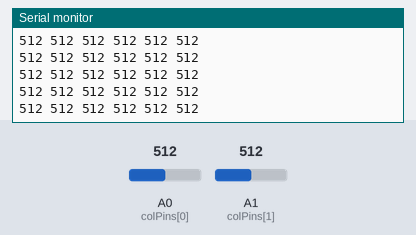
A program run on a simulated Arduino Uno, built with avr-gcc and run on an emulated ATmega328P. Shown: the last lines printed to the serial monitor. The test bench sets the inputs (shaded band); at power-on: A0 (colPins[0]) = 512, A1 (colPins[1]) = 512.

Above: at 1.2 s.
1.3 s: A0 (colPins[0]) set to 716
At 1.36 s:
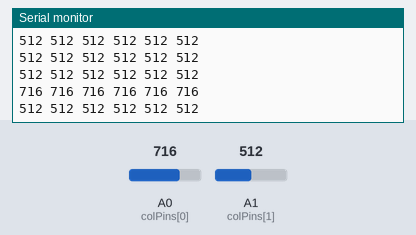
2.8 s: A1 (colPins[1]) set to 306
At 2.86 s:
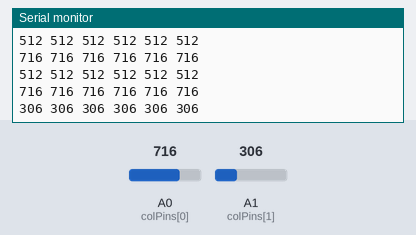
4.3 s: A0 (colPins[0]) set to 900
At 4.31 s:
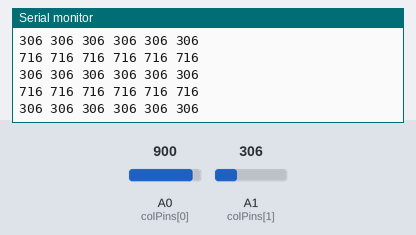
5.8 s: A1 (colPins[1]) set to 122
At 5.81 s:
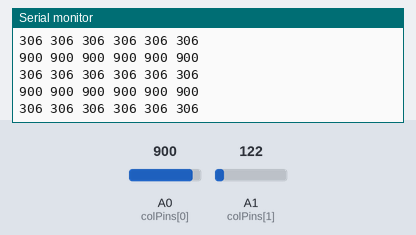
Timing chart, 0 to 8.8 s (numbered marks = the images above; inputs shaded):
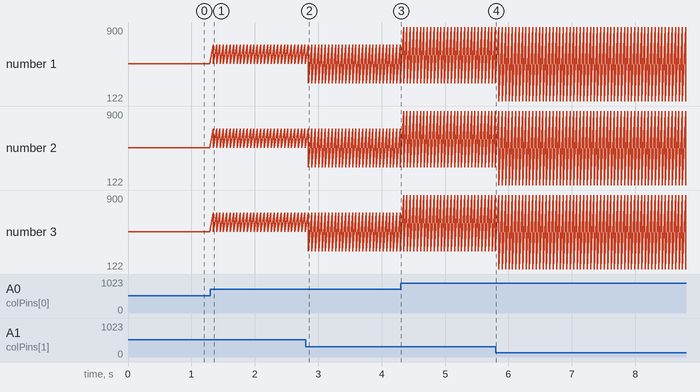

The program:

main.cpp
```cpp
#include <Arduino.h>

// Define Row and Column allocations
const int rowPins[] = {2, 3, 4, 5, 6, 7};
const int numRows = 6; // 6 physical drive rows

const int colPins[] = {A0, A1};
const int numCols = 2; // 2 physical sense channels

// 2D Array holding raw sensor data [6][2]
int fsrMatrix[numRows][numCols];

void printMatrix();

void setup() {
  Serial.begin(115200); // Set to 115200 to match Python BAUD_RATE

  // Set all Row pins to INPUT mode initially to keep them isolated
  for (int r = 0; r < numRows; r++) {
    pinMode(rowPins[r], INPUT);
  }
}

void loop() {
  // Scan through each Row
  for (int r = 0; r < numRows; r++) {

    // Activate the current row by making it an OUTPUT driven HIGH
    pinMode(rowPins[r], OUTPUT);
    digitalWrite(rowPins[r], HIGH);

    // Small settling time delay for stable analog readings
    delayMicroseconds(10);

    // Read both column channels for this active row
    for (int c = 0; c < numCols; c++) {
      fsrMatrix[r][c] = analogRead(colPins[c]); // Value from 0 to 1023
    }

    // Deactivate the current row by resetting it back to INPUT
    digitalWrite(rowPins[r], LOW);
    pinMode(rowPins[r], INPUT);
  }

  // Print raw values formatted for Python parsing
  printMatrix();
  delay(50); // ~20 FPS refresh rate
}

void printMatrix() {
  // Transpose output to match Python (ROWS = 2, COLS = 6)
  // Print 2 lines total, each line containing 6 space-separated values
  for (int c = 0; c < numCols; c++) {
    for (int r = 0; r < numRows; r++) {
      Serial.print(fsrMatrix[r][c]);
      if (r < numRows - 1) {
        Serial.print(" "); // Single space delimiter between values
      }
    }
    Serial.println(); // End line for this row
  }
}
```

Measured:
- after the input at 1.3 s, the serial monitor: prints a new line at once (image 1)
- after the input at 2.8 s, the serial monitor: prints a new line after 0.05 s (image 2)
- plotted number 1: 512 → 306 after the input at 2.8 s, 306 → 122 after the input at 5.8 s
- plotted number 2: 512 → 306 after the input at 2.8 s, 306 → 122 after the input at 5.8 s
- plotted number 3: 512 → 306 after the input at 2.8 s, 306 → 122 after the input at 5.8 s
